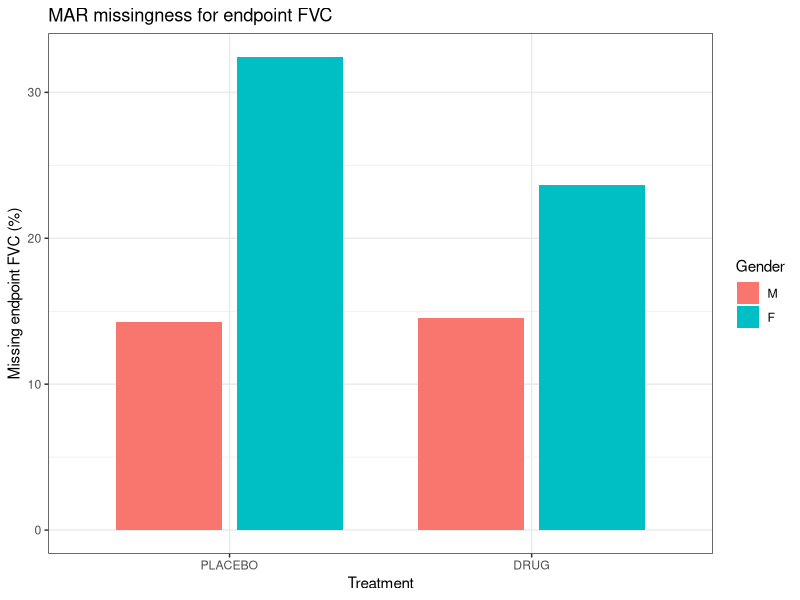
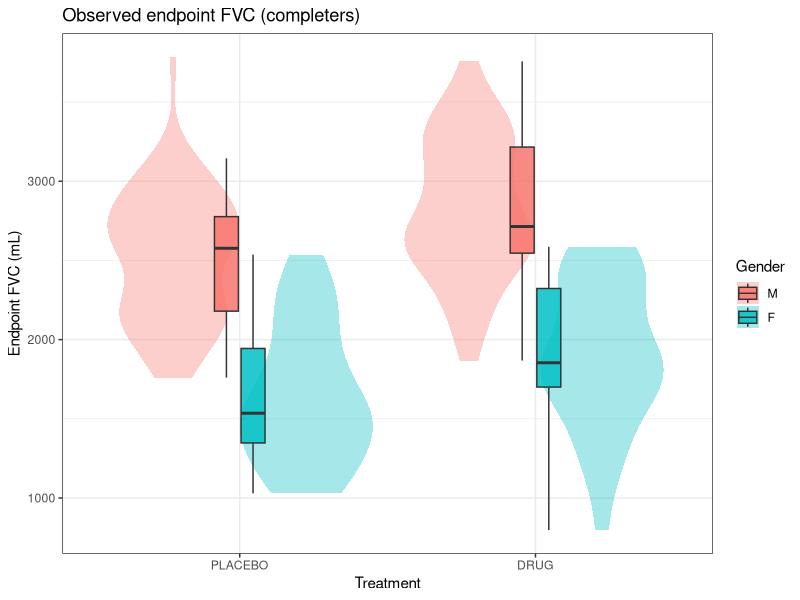
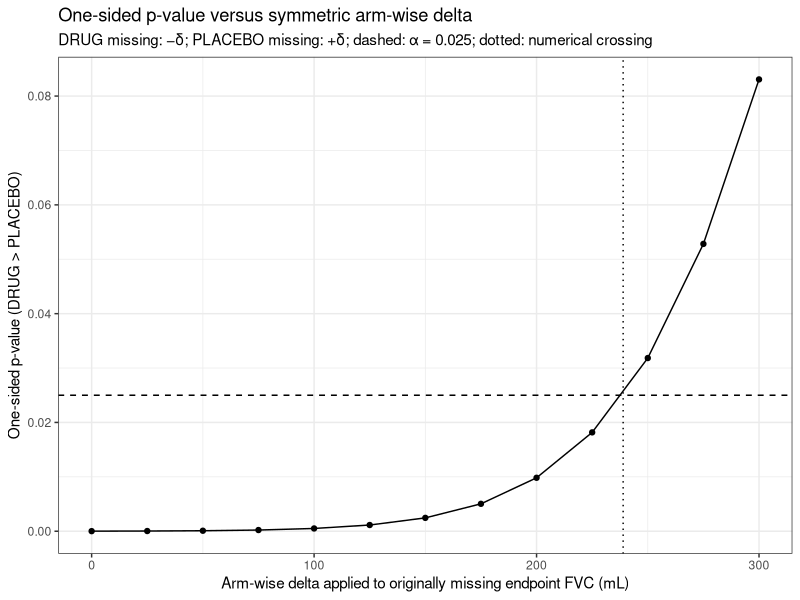
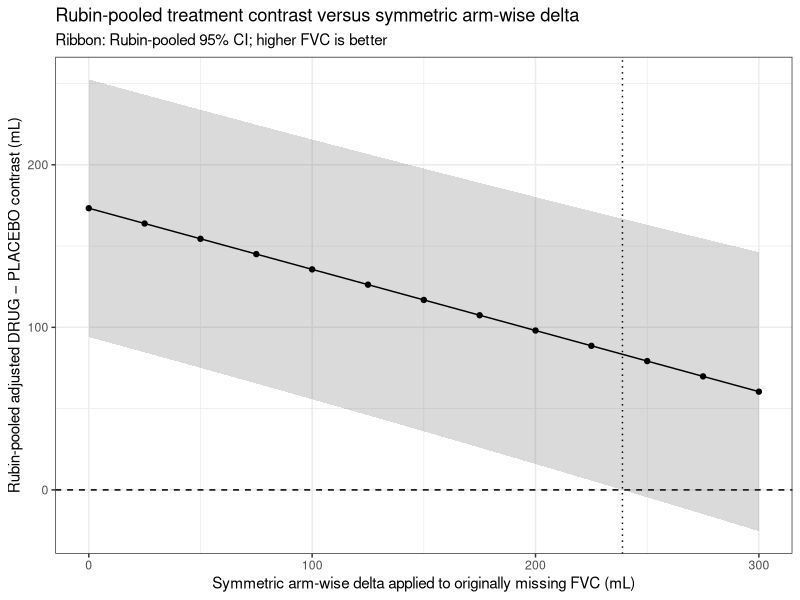
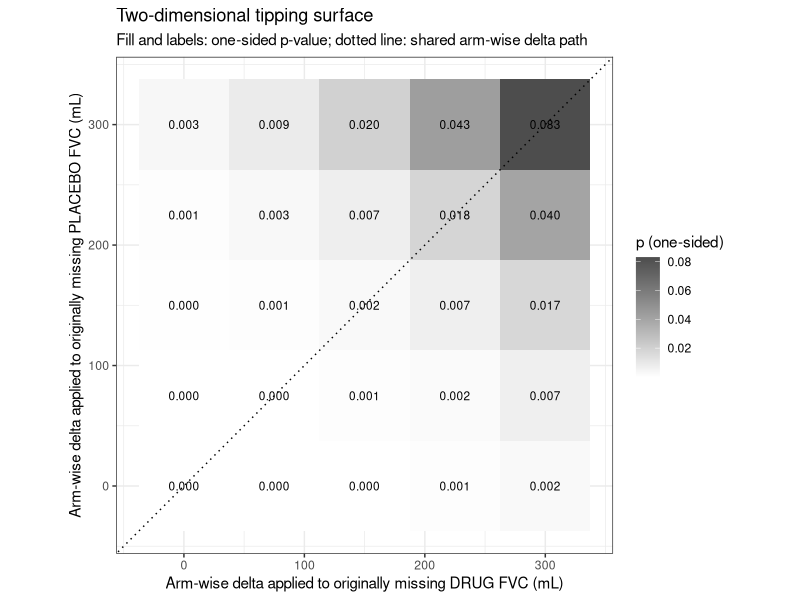

Write R code to recreate these figures, in order.
## ---- chunk 1
library(mice)
library(dplyr, warn.conflicts = FALSE)
library(ggplot2)
library(purrr)
library(tibble)
library(tidyr)

set.seed(45672)
alpha_one <- 0.025
## ---- chunk 2
n <- 200

dat_complete <- tibble(
  SUBJID = sprintf("S%03d", seq_len(n)),
  TRT    = factor(rep(c("PLACEBO", "DRUG"), each = n / 2),
                  levels = c("PLACEBO", "DRUG")),
  SEX    = factor(
    rbinom(n, 1, 0.40),
    levels = c(0, 1),
    labels = c("M", "F")
  )
) %>%
  mutate(
    FVC_bl = 2750 +
      if_else(SEX == "F", -800, 0) +
      rnorm(n(), sd = 400),
    decline = if_else(TRT == "DRUG", 50, 210) + rnorm(n(), sd = 250),
    FVC_true = FVC_bl - decline
  )

dat_complete %>%
  group_by(TRT, SEX) %>%
  summarise(
    n        = n(),
    FVC_bl   = mean(FVC_bl),
    FVC    = mean(FVC_true),
    change   = mean(FVC_true - FVC_bl),
    .groups  = "drop"
  )
## ---- chunk 3
dat <- dat_complete %>%
  mutate(
    lp_miss = -1.70 +
      0.55 * (TRT == "PLACEBO") +
      0.22 * (SEX == "F") +
      0.0007 * (2400 - FVC_bl),
    p_miss  = plogis(lp_miss),
    miss_fvc = rbinom(n(), 1, p_miss) == 1,
    FVC = if_else(miss_fvc, NA_real_, FVC_true)
  )

dat %>%
  group_by(TRT, SEX) %>%
  summarise(
    n       = n(),
    n_miss  = sum(miss_fvc),
    pct_miss = 100 * mean(miss_fvc),
    .groups = "drop"
  )
## ---- chunk 4
p_miss_overall <- mean(dat$miss_fvc)
p_miss_overall
## ---- chunk 5
#| label: fig-miss-fvc
#| fig-cap: "Percent of subjects with missing endpoint FVC, by treatment and gender."

miss_plot_dat <- dat %>%
  count(TRT, SEX, miss_fvc) %>%
  group_by(TRT, SEX) %>%
  mutate(pct = 100 * n / sum(n)) %>%
  ungroup() %>%
  filter(miss_fvc)

ggplot(miss_plot_dat, aes(x = TRT, y = pct, fill = SEX)) +
  geom_col(position = position_dodge(width = 0.8), width = 0.7) +
  labs(
    title = "MAR missingness for endpoint FVC",
    x = "Treatment",
    y = "Missing endpoint FVC (%)",
    fill = "Gender"
  ) +
  theme_bw()
## ---- chunk 6
#| label: fig-obs-fvc
#| fig-cap: "Observed endpoint FVC among completers, by treatment and gender."

ggplot(
  dat %>% filter(!miss_fvc),
  aes(x = TRT, y = FVC, fill = SEX)
) +
  geom_violin(alpha = 0.35, colour = NA) +
  geom_boxplot(width = 0.18, outlier.shape = NA, alpha = 0.85) +
  labs(
    title = "Observed endpoint FVC (completers)",
    x = "Treatment",
    y = "Endpoint FVC (mL)",
    fill = "Gender"
  ) +
  theme_bw()
## ---- chunk 7
dat_mi <- dat %>%
  select(TRT, SEX, FVC_bl, FVC)

pred <- make.predictorMatrix(dat_mi)
pred[, ] <- 0
pred["FVC", c("TRT", "SEX", "FVC_bl")] <- 1

meth <- make.method(dat_mi)
meth[] <- ""
meth["FVC"] <- "pmm"

imp <- mice(
  dat_mi,
  m               = 50,
  method          = meth,
  predictorMatrix = pred,
  printFlag       = FALSE,
  seed            = 3456
)

imp
## ---- chunk 8
imp_data <- complete(imp, action = "all") %>%
  map(~ mutate(.x, miss_fvc = dat$miss_fvc, SUBJID = dat$SUBJID))
## ---- chunk 9
make_tipping_data <- function(data, delta, delta_drug = NULL, delta_pbo = NULL) {
  d_drug <- if (is.null(delta_drug)) delta else delta_drug
  d_pbo  <- if (is.null(delta_pbo)) delta else delta_pbo

  data %>%
    mutate(
      FVC_tp = case_when(
        miss_fvc & TRT == "DRUG"    ~ FVC - d_drug,
        miss_fvc & TRT == "PLACEBO" ~ FVC + d_pbo,
        TRUE ~ FVC
      )
    )
}

fit_ancova <- function(data) {
  data$TRT <- relevel(factor(data$TRT), ref = "PLACEBO")
  data$SEX <- factor(data$SEX, levels = c("M", "F"))
  lm(FVC_tp ~ TRT + FVC_bl + SEX, data = data)
}

pool_one_delta <- function(datasets, delta = 0, delta_drug = NULL, delta_pbo = NULL) {
  fits <- lapply(datasets, function(dat) {
    dat <- make_tipping_data(dat, delta, delta_drug, delta_pbo)
    fit_ancova(dat)
  })

  pooled <- pool(as.mira(fits))
  s <- summary(pooled)
  z <- s[s$term == "TRTDRUG", ]

  delta    = if (is.null(delta_drug) && is.null(delta_pbo)) delta else NA_real_
  delta_drug = if (is.null(delta_drug)) delta else delta_drug
  delta_pbo  = if (is.null(delta_pbo)) delta else delta_pbo
  
  tibble(
    delta = delta,
    delta_drug = delta_drug,
    delta_pbo = delta_pbo,
    estimate = z$estimate,
    SE       = z$std.error,
    df       = z$df,
    t        = z$estimate / z$std.error,
    p_one    = 1 - pt(z$estimate / z$std.error, z$df),
    ci_lo    = z$estimate - qt(0.975, z$df) * z$std.error,
    ci_hi    = z$estimate + qt(0.975, z$df) * z$std.error
  )
}
## ---- chunk 10
mar_result <- pool_one_delta(imp_data, delta = 0)
mar_result
## ---- chunk 11
delta_grid <- seq(0, 300, by = 25)

tip_results <- map_dfr(delta_grid, function(d) {
  pool_one_delta(imp_data, delta = d)
})

tip_results
## ---- chunk 12
last_sig <- tip_results %>%
  filter(p_one < alpha_one) %>%
  slice_max(delta, n = 1)

first_ns <- tip_results %>%
  filter(p_one >= alpha_one) %>%
  slice_min(delta, n = 1)

if (nrow(last_sig) == 1 && nrow(first_ns) == 1) {
  delta_tp <- approx(
    x    = c(last_sig$p_one, first_ns$p_one),
    y    = c(last_sig$delta, first_ns$delta),
    xout = alpha_one
  )$y
} else if (nrow(first_ns) == 0) {
  delta_tp <- NA_real_
} else {
  delta_tp <- first_ns$delta
}

list(
  last_significant = last_sig,
  first_nonsignificant = first_ns,
  delta_tp_interpolated = delta_tp
)
## ---- chunk 13
p_one_at <- function(d) {
  pool_one_delta(imp_data, delta = d)$p_one
}

if (nrow(last_sig) == 1 && nrow(first_ns) == 1) {
  delta_tp_exact <- uniroot(
    function(d) p_one_at(d) - alpha_one,
    interval = c(last_sig$delta, first_ns$delta)
  )$root
} else {
  delta_tp_exact <- delta_tp
}

delta_tp_exact
## ---- chunk 14
#| label: fig-p-delta
#| fig-cap: "One-sided p-value versus the symmetric arm-wise delta applied to originally missing endpoint FVC."

p_plot <- ggplot(tip_results, aes(x = delta, y = p_one)) +
  geom_hline(yintercept = alpha_one, linetype = "dashed") +
  geom_line() +
  geom_point() +
  labs(
    title = "One-sided p-value versus symmetric arm-wise delta",
    subtitle = "DRUG missing: −δ; PLACEBO missing: +δ; dashed: α = 0.025; dotted: numerical crossing",
    x = "Arm-wise delta applied to originally missing endpoint FVC (mL)",
    y = "One-sided p-value (DRUG > PLACEBO)"
  ) +
  theme_bw()

if (is.finite(delta_tp_exact)) {
  p_plot <- p_plot + geom_vline(xintercept = delta_tp_exact, linetype = "dotted")
}
p_plot
## ---- chunk 15
#| label: fig-est-delta
#| fig-cap: "Rubin-pooled adjusted DRUG minus PLACEBO contrast versus symmetric arm-wise delta, with 95% confidence interval."

est_plot <- ggplot(tip_results, aes(x = delta, y = estimate)) +
  geom_hline(yintercept = 0, linetype = "dashed") +
  geom_ribbon(aes(ymin = ci_lo, ymax = ci_hi), alpha = 0.18) +
  geom_line() +
  geom_point() +
  labs(
    title = "Rubin-pooled treatment contrast versus symmetric arm-wise delta",
    subtitle = "Ribbon: Rubin-pooled 95% CI; higher FVC is better",
    x = "Symmetric arm-wise delta applied to originally missing FVC (mL)",
    y = "Rubin-pooled adjusted DRUG − PLACEBO contrast (mL)"
  ) +
  theme_bw()

if (is.finite(delta_tp_exact)) {
  est_plot <- est_plot + geom_vline(xintercept = delta_tp_exact, linetype = "dotted")
}
est_plot
## ---- chunk 16
#| label: fig-tip-2d
#| fig-cap: "One-sided p-values on a two-dimensional MNAR grid. The dotted diagonal is the shared-delta analysis."

delta_2d <- seq(0, 300, by = 75)

tip_2d <- expand_grid(delta_drug = delta_2d, delta_pbo = delta_2d) %>%
  pmap_dfr(function(delta_drug, delta_pbo) {
    pool_one_delta(
      imp_data,
      delta_drug = delta_drug,
      delta_pbo  = delta_pbo
    )
  })

ggplot(tip_2d, aes(x = delta_drug, y = delta_pbo, fill = p_one)) +
  geom_tile() +
  geom_text(aes(label = sprintf("%.3f", p_one)), size = 3) +
  geom_abline(slope = 1, intercept = 0, linetype = "dotted") +
  scale_fill_gradient(low = "white", high = "grey30") +
  labs(
    title = "Two-dimensional tipping surface",
    subtitle = "Fill and labels: one-sided p-value; dotted line: shared arm-wise delta path",
    x = "Arm-wise delta applied to originally missing DRUG FVC (mL)",
    y = "Arm-wise delta applied to originally missing PLACEBO FVC (mL)",
    fill = "p (one-sided)"
  ) +
  theme_bw() +
  coord_equal()
## ---- chunk 17
tip_results %>%
  transmute(
    delta,
    estimate = round(estimate, 1),
    SE = round(SE, 1),
    df = round(df, 1),
    t = round(t, 2),
    p_one = signif(p_one, 3),
    significant = p_one < alpha_one
  )
## ---- chunk 18
tp_txt <- if (is.finite(delta_tp_exact)) {
  paste0(round(delta_tp_exact, 1), " mL")
} else {
  "not reached on the explored grid"
}

cat(
  "MAR (delta = 0): estimate = ",
  round(mar_result$estimate, 1),
  " mL, one-sided p = ",
  signif(mar_result$p_one, 3),
  ".\n",
  "Numerical crossing of one-sided criterion (symmetric arm-wise path): approximately ",
  tp_txt,
  ".\n",
  "Overall endpoint missingness: ",
  round(100 * p_miss_overall, 1),
  "%.\n",
  sep = ""
)
